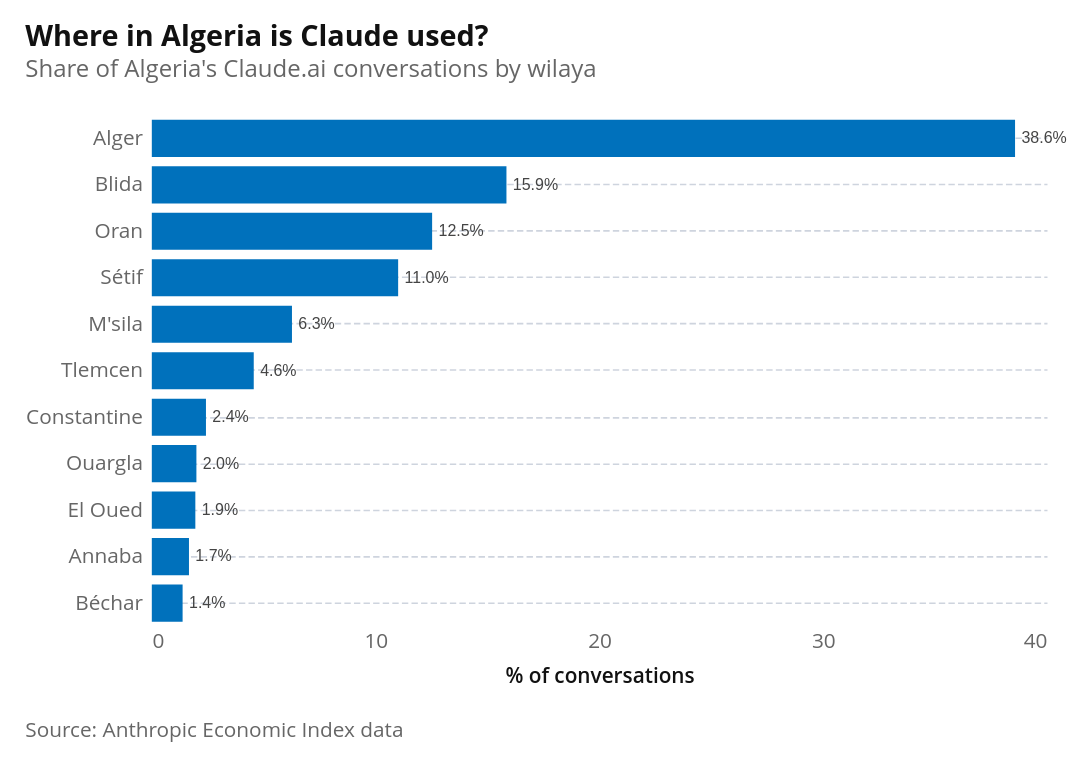

Notebook code cell kept with this figure:
### Markdown cell above
### Where in Algeria is Claude used?

Claude usage within Algeria is highly concentrated. Among conversations that can be geolocated to a wilaya, Alger alone accounts for 38.6%, followed by Blida (15.9%) and Oran (12.5%). Only 11 wilayas surface in the data, but together they cover 98.2% of Algerian conversations, while the remaining 37 wilayas are too sparse to attribute (1.8% combined, reported as unclassified).

### Code cell
wilaya = (
    df.loc[
        (df["geography"] == "country-state")
        & (df["geo_id"].str.startswith("DZ-"))
        & (df["facet"] == "country-state")
        & (df["variable"] == "usage_pct")
        & (df["geo_id"] != "DZ-not_classified")
    ]
    .assign(
        wilaya=lambda d: d["geo_id"].map(
            lambda c: getattr(pycountry.subdivisions.get(code=c), "name", c)
        ),
        value_label=lambda d: d["value"].map(lambda v: f"{v:.1f}%"),
    )[["geo_id", "wilaya", "value", "value_label"]]
    .sort_values("value", ascending=False)
    .reset_index(drop=True)
)

_y = alt.Y("wilaya:N", sort="-x", title=None)
_wilaya_base = alt.Chart(wilaya)
_wilaya_bars = _wilaya_base.mark_bar(color=ALGERIA_COLOR).encode(
    x=alt.X("value:Q", title="% of conversations"),
    y=_y,
    tooltip=[
        alt.Tooltip("wilaya:N", title="Wilaya"),
        alt.Tooltip("value:Q", title="% share", format=".1f"),
    ],
)
_wilaya_labels = _wilaya_base.mark_text(
    align="left", baseline="middle", dx=4, color="#444", fontSize=FONT_SIZE - 1
).encode(x="value:Q", y=_y, text="value_label:N")

wilaya_bar = (_wilaya_bars + _wilaya_labels).properties(
    width=560,
    height=320,
    title=alt.Title(
        text=f"Where in {COUNTRY_NAME} is Claude used?",
        subtitle="Share of Algeria's Claude.ai conversations by wilaya",
    ),
)
wilaya_bar.save("claude_usage_by_wilaya.png", ppi=300, scale_factor=3)
wilaya.to_csv("claude_usage_by_wilaya.csv", index=False)
attaviz.add_caption(wilaya_bar, "Source: Anthropic Economic Index data")

### Figure 1 — Vega-Lite specification as saved in the notebook (floating-point values rounded to 4 significant figures)
{"config": {"background": "white", "padding": 15, "mark": {"tooltip": true}, "point": {"filled": true, "size": 60, "stroke": "white", "strokeWidth": 1}, "circle": {"filled": true, "stroke": "white", "strokeWidth": 1}, "square": {"filled": true, "stroke": "white", "strokeWidth": 1}, "line": {"strokeWidth": 4, "strokeCap": "round", "strokeJoin": "round"}, "bar": {"cornerRadiusEnd": 0}, "area": {"opacity": 0.7}, "arc": {"stroke": "white", "strokeWidth": 1}, "rect": {"stroke": "#8A969F", "strokeWidth": 0.5}, "geoshape": {"stroke": "#666666", "strokeWidth": 0.3, "strokeJoin": "round", "strokeCap": "round"}, "title": {"font": "Open Sans, sans-serif", "fontSize": 18, "fontWeight": 700, "lineHeight": 22, "color": "#111111", "anchor": "start", "offset": 21, "subtitleFont": "Open Sans, sans-serif", "subtitleFontSize": 15, "subtitleFontWeight": 400, "subtitleLineHeight": 18, "subtitleColor": "#666666", "subtitlePadding": 3}, "axis": {"domain": false, "grid": true, "gridColor": "#CED4DE", "gridDash": [4, 2], "gridWidth": 1, "labelFont": "Open Sans, sans-serif", "labelFontSize": 13, "labelFontWeight": 400, "labelColor": "#666666", "labelPadding": 3, "tickColor": "#CED4DE", "tickSize": 5, "tickCount": 5, "titleFont": "Open Sans, sans-serif", "titleFontSize": 13, "titleFontWeight": 600, "titleColor": "#111111", "titlePadding": 9}, "axisX": {"grid": false, "tickSize": 0, "labelAngle": 0}, "axisY": {"domain": false, "ticks": false, "gridColor": "#CED4DE", "gridDash": [4, 2], "gridWidth": 1}, "axisQuantitative": {"tickCount": 5}, "axisBand": {"labelPadding": 6, "tickSize": 0}, "axisTemporal": {"grid": false}, "legend": {"labelFont": "Open Sans, sans-serif", "labelFontSize": 13, "labelFontWeight": 600, "labelColor": "#111111", "titleFont": "Open Sans, sans-serif", "titleFontSize": 13, "titleFontWeight": 600, "titleColor": "#111111", "titlePadding": 3, "symbolSize": 196, "symbolStrokeWidth": 0, "padding": 15, "offset": 21, "columnPadding": 21, "orient": "bottom", "labelLimit": 200, "titleLimit": 200}, "view": {"stroke": null, "continuousWidth": 600, "continuousHeight": 400}, "range": {"category": ["#34A7F2", "#FF9800", "#664AB6", "#4EC2C0", "#F3578E", "#081079", "#0C7C68", "#AA0000", "#DDDA21"], "diverging": ["#920000", "#BD6126", "#E3A763", "#EFEFEF", "#80BDE7", "#3587C3", "#025288"], "heatmap": ["#E3F6FD", "#75CCEC", "#089BD4", "#0169A1", "#023B6F"], "ordinal": ["#E3F6FD", "#75CCEC", "#089BD4", "#0169A1", "#023B6F"], "ramp": ["#E3F6FD", "#75CCEC", "#089BD4", "#0169A1", "#023B6F"]}, "scale": {"bandPaddingInner": 0.2, "bandPaddingOuter": 0.1, "pointPadding": 0.5}, "header": {"labelFont": "Open Sans, sans-serif", "labelFontSize": 13, "labelFontWeight": 600, "labelColor": "#111111", "titleFont": "Open Sans, sans-serif", "titleFontSize": 15, "titleFontWeight": 600, "titleColor": "#111111"}, "concat": {"spacing": 18}, "facet": {"spacing": 18}, "selection": {"point": {"on": "click", "clear": "dblclick"}, "interval": {"mark": {"fill": "#0071BC", "fillOpacity": 0.15, "stroke": "#0071BC", "strokeWidth": 1}}}}, "vconcat": [{"layer": [{"mark": {"type": "bar", "color": "#0071BC"}, "encoding": {"tooltip": [{"field": "wilaya", "title": "Wilaya", "type": "nominal"}, {"field": "value", "format": ".1f", "title": "% share", "type": "quantitative"}], "x": {"field": "value", "title": "% of conversations", "type": "quantitative"}, "y": {"field": "wilaya", "sort": "-x", "title": null, "type": "nominal"}}}, {"mark": {"type": "text", "align": "left", "baseline": "middle", "color": "#444", "dx": 4, "fontSize": 10}, "encoding": {"text": {"field": "value_label", "type": "nominal"}, "x": {"field": "value", "type": "quantitative"}, "y": {"field": "wilaya", "sort": "-x", "title": null, "type": "nominal"}}}], "height": 320, "title": {"text": "Where in Algeria is Claude used?", "subtitle": "Share of Algeria's Claude.ai conversations by wilaya"}, "width": 560}], "data": {"name": "data-ea4c8c7e4d57a029f3051f9f194b4bf2"}, "title": {"text": "Source: Anthropic Economic Index data", "anchor": "start", "color": "#666666", "font": "Open Sans, sans-serif", "fontSize": 13, "fontWeight": 400, "lineHeight": 20, "offset": 21, "orient": "bottom"}, "$schema": "https://vega.github.io/schema/vega-lite/v6.4.1.json", "datasets": {"data-ea4c8c7e4d57a029f3051f9f194b4bf2": [{"geo_id": "DZ-16", "wilaya": "Alger", "value": 38.59, "value_label": "38.6%"}, {"geo_id": "DZ-09", "wilaya": "Blida", "value": 15.85, "value_label": "15.9%"}, {"geo_id": "DZ-31", "wilaya": "Oran", "value": 12.53, "value_label": "12.5%"}, {"geo_id": "DZ-19", "wilaya": "Sétif", "value": 11.01, "value_label": "11.0%"}, {"geo_id": "DZ-28", "wilaya": "M'sila", "value": 6.265, "value_label": "6.3%"}, {"geo_id": "DZ-13", "wilaya": "Tlemcen", "value": 4.556, "value_label": "4.6%"}, {"geo_id": "DZ-25", "wilaya": "Constantine", "value": 2.421, "value_label": "2.4%"}, {"geo_id": "DZ-30", "wilaya": "Ouargla", "value": 1.993, "value_label": "2.0%"}, {"geo_id": "DZ-39", "wilaya": "El Oued", "value": 1.946, "value_label": "1.9%"}, {"geo_id": "DZ-23", "wilaya": "Annaba", "value": 1.661, "value_label": "1.7%"}, {"geo_id": "DZ-08", "wilaya": "Béchar", "value": 1.376, "value_label": "1.4%"}]}}
